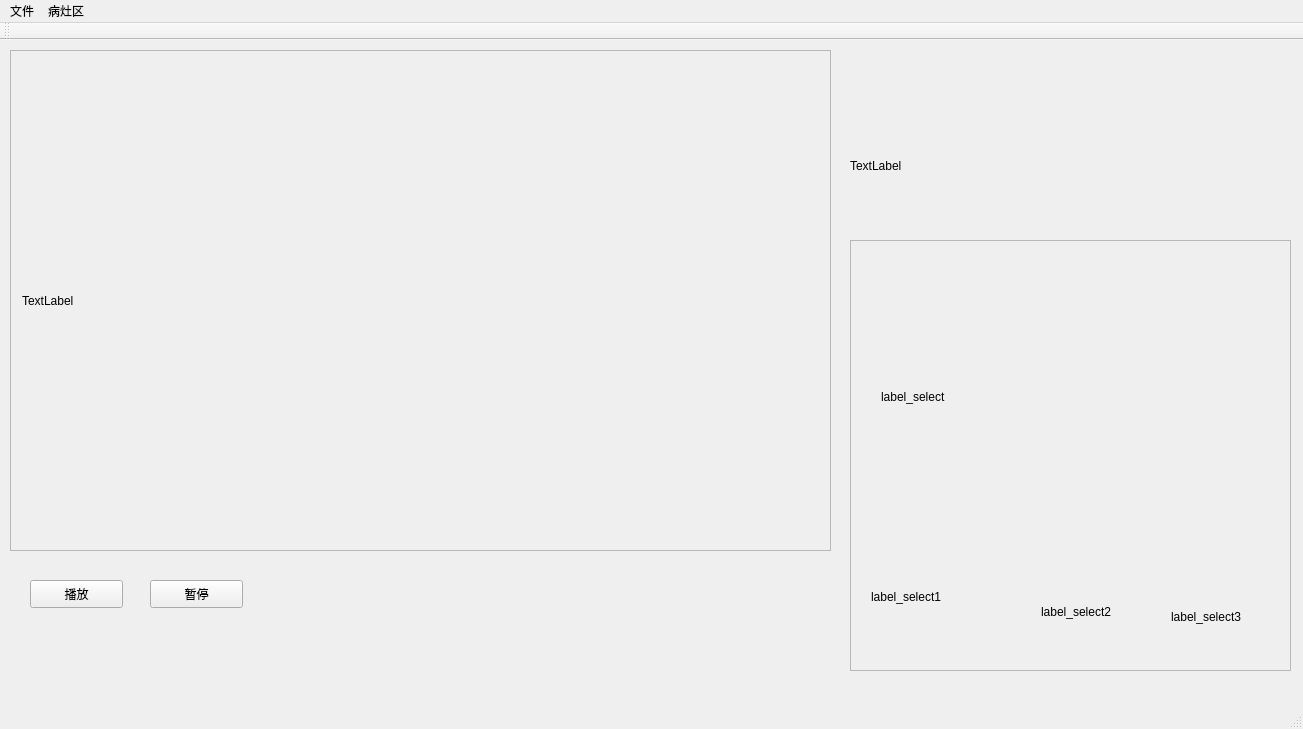
<?xml version="1.0" encoding="UTF-8"?>
<ui version="4.0">
 <class>MainWindow</class>
 <widget class="QMainWindow" name="MainWindow">
  <property name="geometry">
   <rect>
    <x>0</x>
    <y>0</y>
    <width>1303</width>
    <height>729</height>
   </rect>
  </property>
  <property name="windowTitle">
   <string>MainWindow</string>
  </property>
  <widget class="QWidget" name="centralWidget">
   <widget class="QScrollArea" name="scrollArea">
    <property name="geometry">
     <rect>
      <x>10</x>
      <y>10</y>
      <width>821</width>
      <height>501</height>
     </rect>
    </property>
    <property name="widgetResizable">
     <bool>true</bool>
    </property>
    <widget class="QWidget" name="scrollAreaWidgetContents">
     <property name="geometry">
      <rect>
       <x>0</x>
       <y>0</y>
       <width>819</width>
       <height>499</height>
      </rect>
     </property>
     <layout class="QHBoxLayout" name="horizontalLayout">
      <item>
       <widget class="mylabel" name="label">
        <property name="text">
         <string>TextLabel</string>
        </property>
       </widget>
      </item>
     </layout>
    </widget>
   </widget>
   <widget class="QLabel" name="label_2">
    <property name="geometry">
     <rect>
      <x>850</x>
      <y>30</y>
      <width>301</width>
      <height>191</height>
     </rect>
    </property>
    <property name="text">
     <string>TextLabel</string>
    </property>
   </widget>
   <widget class="QScrollArea" name="scrollArea_2">
    <property name="geometry">
     <rect>
      <x>850</x>
      <y>200</y>
      <width>441</width>
      <height>431</height>
     </rect>
    </property>
    <property name="widgetResizable">
     <bool>true</bool>
    </property>
    <widget class="QWidget" name="scrollAreaWidgetContents_2">
     <property name="geometry">
      <rect>
       <x>0</x>
       <y>0</y>
       <width>439</width>
       <height>429</height>
      </rect>
     </property>
     <widget class="QLabel" name="label_select1">
      <property name="geometry">
       <rect>
        <x>20</x>
        <y>320</y>
        <width>111</width>
        <height>71</height>
       </rect>
      </property>
      <property name="text">
       <string>label_select1</string>
      </property>
     </widget>
     <widget class="QLabel" name="label_select2">
      <property name="geometry">
       <rect>
        <x>190</x>
        <y>340</y>
        <width>91</width>
        <height>61</height>
       </rect>
      </property>
      <property name="text">
       <string>label_select2</string>
      </property>
     </widget>
     <widget class="QLabel" name="label_select3">
      <property name="geometry">
       <rect>
        <x>320</x>
        <y>350</y>
        <width>91</width>
        <height>51</height>
       </rect>
      </property>
      <property name="text">
       <string>label_select3</string>
      </property>
     </widget>
     <widget class="QLabel" name="label_select">
      <property name="geometry">
       <rect>
        <x>30</x>
        <y>10</y>
        <width>331</width>
        <height>291</height>
       </rect>
      </property>
      <property name="text">
       <string>label_select</string>
      </property>
     </widget>
    </widget>
   </widget>
   <widget class="QPushButton" name="start_video">
    <property name="geometry">
     <rect>
      <x>30</x>
      <y>540</y>
      <width>93</width>
      <height>28</height>
     </rect>
    </property>
    <property name="text">
     <string>播放</string>
    </property>
   </widget>
   <widget class="QPushButton" name="pause_button">
    <property name="geometry">
     <rect>
      <x>150</x>
      <y>540</y>
      <width>93</width>
      <height>28</height>
     </rect>
    </property>
    <property name="text">
     <string>暂停</string>
    </property>
   </widget>
  </widget>
  <widget class="QMenuBar" name="menuBar">
   <property name="geometry">
    <rect>
     <x>0</x>
     <y>0</y>
     <width>1303</width>
     <height>26</height>
    </rect>
   </property>
   <widget class="QMenu" name="menu">
    <property name="title">
     <string>文件</string>
    </property>
    <addaction name="action_O"/>
    <addaction name="action_N"/>
    <addaction name="action_U"/>
    <addaction name="action_V"/>
   </widget>
   <widget class="QMenu" name="menu_2">
    <property name="title">
     <string>病灶区</string>
    </property>
    <addaction name="action_S"/>
   </widget>
   <addaction name="menu"/>
   <addaction name="menu_2"/>
  </widget>
  <widget class="QToolBar" name="mainToolBar">
   <attribute name="toolBarArea">
    <enum>TopToolBarArea</enum>
   </attribute>
   <attribute name="toolBarBreak">
    <bool>false</bool>
   </attribute>
  </widget>
  <widget class="QStatusBar" name="statusBar"/>
  <action name="action_O">
   <property name="text">
    <string>打开(&amp;O)</string>
   </property>
   <property name="shortcut">
    <string>Ctrl+O</string>
   </property>
  </action>
  <action name="action_N">
   <property name="text">
    <string>下一张(&amp;N)</string>
   </property>
   <property name="shortcut">
    <string>Ctrl+N</string>
   </property>
  </action>
  <action name="action_U">
   <property name="text">
    <string>上一张(&amp;U)</string>
   </property>
   <property name="shortcut">
    <string>Ctrl+U</string>
   </property>
  </action>
  <action name="action_S">
   <property name="text">
    <string>保存(&amp;S)</string>
   </property>
   <property name="shortcut">
    <string>Ctrl+S</string>
   </property>
  </action>
  <action name="action_V">
   <property name="text">
    <string>打开视频(&amp;V)</string>
   </property>
  </action>
 </widget>
 <layoutdefault spacing="6" margin="11"/>
 <customwidgets>
  <customwidget>
   <class>mylabel</class>
   <extends>QLabel</extends>
   <header location="global">mylabel.h</header>
  </customwidget>
 </customwidgets>
 <resources/>
 <connections/>
</ui>
